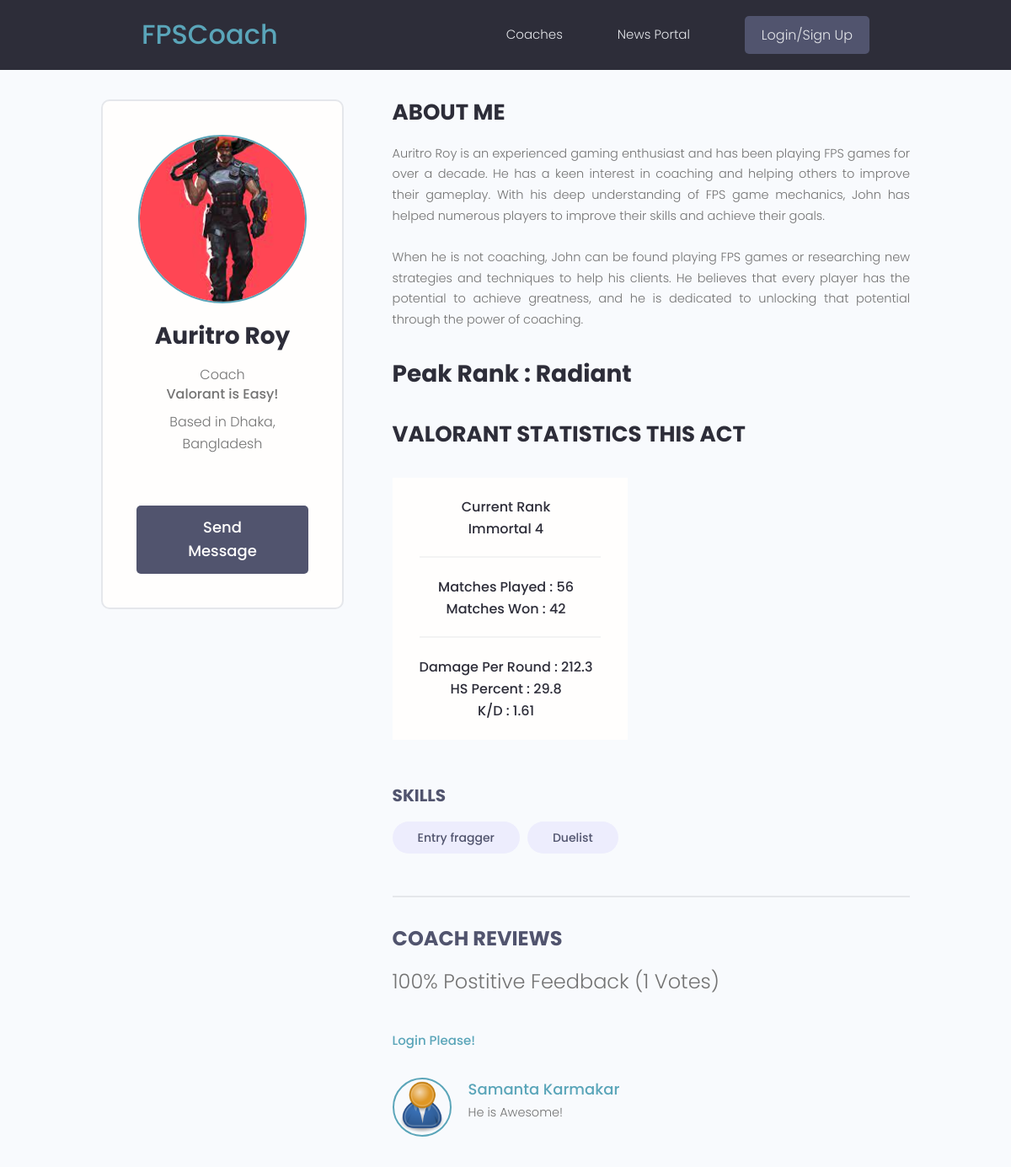
Page /coach/a078dbe4-106e-4b45-8315-91836a86d680 on the committed database.
### users/models.py (models this page shows, shortened)
class Profile(models.Model):
    user = models.OneToOneField(User, on_delete=models.CASCADE, null=True,blank=True)
    name = models.CharField(max_length=200, blank=True, null=True)
    email = models.EmailField(max_length=500, blank=True, null=True)
    username = models.CharField(max_length=200, blank=True, null=True)
    location = models.CharField(max_length=200, blank=True, null=True)
    short_intro = models.CharField(max_length=200,blank=True, null=True)
    bio = models.TextField(blank=True, null=True)
    profile_image = models.ImageField(blank=True, null=True, upload_to = 'profiles/',default='profiles/user-default.png')
    is_coach = models.BooleanField(default=False)
    social_twitter = models.CharField(max_length=200, blank=True, null=True)
    social_instagram = models.CharField(max_length=200, blank=True, null=True)
    social_youtube = models.CharField(max_length=200, blank=True, null=True)
    social_twitch = models.CharField(max_length=200, blank=True, null=True)
    created = models.DateTimeField(auto_now_add=True)
    id = models.UUIDField(default=uuid.uuid4, unique=True,primary_key=True, editable=False)

class ValorantData(models.Model):
    username = models.CharField(max_length=200)
    userID = models.CharField(max_length=4)
    user = models.OneToOneField(Profile,on_delete= models.SET_NULL,null=True,blank=True)
    peak_rank = models.CharField(max_length=20,default='Iron 1')
    rank = models.CharField(max_length=20,default='Iron 1')
    matches_played = models.IntegerField(default=0)
    matches_won = models.IntegerField(default=0)
    k_d = models.CharField(max_length=5,default='0.0')
    hs_percent = models.CharField(max_length=5,default='0.0')
    damage_per_round = models.CharField(max_length=5,default='0.0')

class Skill(models.Model):
    owner = models.ForeignKey(Profile, on_delete=models.CASCADE,null=True,blank=True)
    name = models.CharField(max_length=200, blank=True, null=True)
    created = models.DateTimeField(auto_now_add=True)
    id = models.UUIDField(default=uuid.uuid4, unique=True,primary_key=True, editable=False)

class CoachProfile(models.Model):
    PRICE_CHOICES = [
        (500,'500 Tk'),
        (1000,'1000 Tk'),
        (2000,'2000 Tk'),
    ]
    coach = models.OneToOneField(Profile, on_delete=models.CASCADE, null=True)
    session_price = models.IntegerField(choices=PRICE_CHOICES)
    vote_total = models.IntegerField(default=0)
    vote_ratio = models.IntegerField(default=0)
    experience = models.IntegerField(default=0)
    coached_students = models.IntegerField(default=0)
    id = models.UUIDField(default=uuid.uuid4, unique=True,primary_key=True, editable=False)
    @property
    def reviewers(self):
        queryset = self.review_set.all().values_list('owner__id', flat=True)
        return queryset

class Review(models.Model):
    VOTE_TYPE = (
        ('up','Up Vote'),
        ('down','Down Vote'),
    )
    owner = models.ForeignKey(Profile, on_delete=models.CASCADE, null=True)
    coach = models.ForeignKey(Profile, on_delete=models.CASCADE, null=True, related_name='reviews')
    coachID = models.ForeignKey(CoachProfile, on_delete=models.CASCADE, null=True)
    body = models.TextField(null=True,blank=True)
    value = models.CharField(max_length=200,choices=VOTE_TYPE,null=True,blank=True,default='up')
    created = models.DateTimeField(auto_now_add=True)
    id = models.UUIDField(default=uuid.uuid4, unique=True,primary_key=True, editable=False)
    class Meta:
        unique_together = [['owner','coach']]

### users/views.py (the view, shortened to what this page needs)
# urls.py: path('coach/<str:pk>',views.showcoachProfile,name='coach-profile'),
def showcoachProfile(request,pk):
    profile = Profile.objects.get(id=pk)
    form = ReviewForm()
    try:
        stats = profile.valorantdata
    except:
        stats = None
    skills = profile.skill_set.all()
    reviews = profile.reviews.all()
    context = {'profile':profile,'stats':stats,'skills':skills,'reviews':reviews,'form':form}
    return render(request,'users/user-profile.html',context)

### users/templates/users/user-profile.html (shortened to what this page needs)
{% extends 'main.html' %}
{% block content %}
  <main class="profile my-md">
    <div class="container">
      <div class="layout">
        <div class="column column--1of3">
          <div class="card text-center">
            <div class="card__body dev">
              <img class="avatar avatar--xl" src="{{profile.profile_image.url}}" />
              <h2 class="dev__name">{{profile.name}}</h2>
              {% if profile.is_coach %}
                <p class="dev__location">Coach</p>
              {% endif %}
              <p class="dev__title">{{profile.short_intro}}</p>
              {% if profile.location is not None %}
              <p class="dev__location">Based in {{profile.location}}</p>
              {% endif %}
              {% if request.user.profile.id != profile.id %}
              <a href="{% url 'create-message' profile.id %}" class="btn btn--sub btn--lg">Send Message </a>
              {% endif %}
            </div>
          </div>
        </div>
        <div class="column column--2of3">
          <div class="devInfo">
            <h3 class="devInfo__title">About Me</h3>
            <p class="devInfo__about">
              {{profile.bio|linebreaksbr}}
            </p>
          </div>
          {% if stats is not None %}
            <h3 class="dev__name">Peak Rank : {{stats.peak_rank}}</h3>
            <br>
            <h3 class="devInfo__title">Valorant Statistics This Act</h3>
            <table class="settings__table" style="text-align: center;">
                <tr>
                <td class="settings__tableInfo">
                    <h4>Current Rank</h4>
                    <h4>{{stats.rank}}</h4>
                </td>
                </tr>
                <tr>
                <td class="settings__tableInfo">
                    <h4 >Matches Played  :  {{stats.matches_played}} </h4>
                    <h4>Matches Won : {{stats.matches_won}}</h4>
                </td>
                </tr>
                <tr>
                <td class="settings__tableInfo">
                    <h4>Damage Per Round : {{stats.damage_per_round}}</h4>
                    <h4>HS Percent : {{stats.hs_percent}}</h4>
                    <h4>K/D : {{stats.k_d}}</h4>
                </td>
                </tr>
            </table>
          {% endif %}
          <div class="devInfo">
              <h3 class="devInfo__subtitle">Skills</h3>
              <div class="devInfo__otherSkills">
                {% for skill in skills %}
                <span class="tag tag--pill tag--sub tag--lg">
                  <small>{{skill.name}}</small>
                </span>
                {% endfor %}
              </div>
            </div>
            {% if profile.is_coach %}
              <div class="comments">
                <h3 class="singleProject__subtitle">Coach Reviews</h3>
                <h5 class="project--rating">
                  {{profile.coachprofile.vote_ratio}}% Postitive Feedback ({{profile.coachprofile.vote_total}} Votes)
                </h5>
                {% if request.user.profile.id == profile.id %}
                  <p>You cannot review yourself</p>
                {% elif request.user.profile.id in profile.coachprofile.reviewers %}
                  <p>You have already submitted your review for this coach</p>
                {% else %}
                    <a href="">Login Please!</a>
                {% endif %}
                <div class="commentList">
                  {% for review in reviews %}
                  <div class="comment">
                    <a href="">
                      <img class="avatar avatar--md"
                        src="{{review.owner.profile_image.url}}" alt="user" />
                    </a>
                    <div class="comment__details">
                      <a href="" class="comment__author">{{review.owner.name}}</a>
                      <p class="comment__info">
                        {{review.body}}
                      </p>
                    </div>
                  </div>
                  {% endfor %}
                </div>
              </div>
            {% endif %}
          </div>
        </div>
      </div>
  </main>
{% endblock %}

### static/styles/app.css (style rules this page uses)
:root { --color-sub: #2d2d39; }
.btn--sub { background-color: var(--color-sub-light); }
.card { border: 2px solid var(--color-light); }
img { width: 100%; }
.profile .card > .dev { padding: 4rem; }
.dev__name { color: var(--color-sub); font-size: 2.8rem; font-weight: 700; margin-top: 1rem; margin-bottom: 0.5rem; }
.dev__title { font-size: 1.6rem; font-weight: 500; line-height: 1.3; }
.dev__location { margin-top: 1rem; }
.devInfo { margin-bottom: 3rem; }
.devInfo__title, .devInfo__subtitle { font-size: 2.6rem; color: var(--color-sub); text-transform: uppercase; font-weight: 700; margin-bottom: 1.5rem; }
.devInfo__subtitle { font-size: 2rem; color: var(--color-sub-light); }
.devInfo__about, .devSkill__info { font-size: 1.45rem; line-height: 1.7; text-align: justify; }
.project--rating { margin-bottom: 1.6em; margin-top: .5em; }
.singleProject__subtitle { text-transform: uppercase; font-size: 2.4rem; font-weight: 700; color: var(--color-sub-light); margin-bottom: 1rem; }
.comments { margin-top: 4rem; padding-top: 3rem; border-top: 2px solid var(--color-light); }
.commentList { margin: 3rem 0; }
.comment { display: flex; gap: 2rem; }
.comment__author { font-size: 1.8rem; }
.comment__info { font-size: 1.45rem; }
.settings__table { margin-top: 3rem; margin-bottom: 5rem; padding: 0 3rem; background: var(--color-white); }
.settings__table tr { width: 100%; }
.settings__table tr > td { padding: 2rem 0; }
.settings__table tr:not(:last-child) td { border-bottom: 2px solid var(--color-white-light); }
.settings__tableInfo { width: 100%; }
.settings__tableInfo h4, .settings__tableInfo a { padding-right: 1rem; width: auto; font-size: 1.6rem; font-weight: 500; color: var(--color-sub); }

### static/uikit/styles/modules/_variables.css (style rules this page uses)
:root { --color-main: #5aa5b9; --color-main-light: #e6faff; --color-sub: #3f4156; --color-sub-light: #51546e; --color-sub-lighter: #ededfd; --color-text: #737373; --color-gray: #8b8b8b; --color-light: #e5e7eb; --color-light-gray: #767676; --color-bg: #f8fafd; --color-white: #fffefd; --color-white-light: #f3f3f3; --color-success: #359e64; --color-success-bg: #def8e8; --color-error: #fc4b0b; --color-error-bg: #fff2ee; --font-base: 'Poppins', arial, helvetica, 'Segoe UI', roboto, ubuntu, sans-serif; --font-monospace: 'Fira Code', 'Courier New', courier, monospace; --font-regular: 300; --font-medium: 500; --font-bold: 700; --generic-shadow: 1px 1px 5px #00000010; --generic-transition: all 0.3s ease-in-out; }

### static/uikit/styles/modules/_base.css (style rules this page uses)
* { margin: 0; padding: 0; box-sizing: border-box; text-rendering: optimizeLegibility; color: inherit; font-size: inherit; }
html { font-size: 50%; }
@media only screen and (min-width: 480px) { html { font-size: 56.25%; } }
@media only screen and (min-width: 1200px) { html { font-size: 62.5%; } }
body { line-height: 1.6; font-weight: 400; font-size: 1.5rem; color: var(--color-text); background-color: var(--color-bg); min-height: 100vh; }

### static/uikit/styles/modules/_typography.css (style rules this page uses)
* { font-family: var(--font-base); }
h2 { font-size: 3.6rem; font-weight: var(--font-bold); }
h3 { font-size: 3.2rem; font-weight: var(--font-medium); }
h4 { font-size: 2.8rem; font-weight: var(--font-medium); }
h5 { font-size: 2.4rem; font-weight: var(--font-medium); }
h5, h6 { font-weight: var(--font-regular); }
p, span, strong { font-size: 1.6rem; color: var(--color-text); font-weight: var(--font-regular); }
a { padding-bottom: 2px; text-decoration: none; display: inline-block; color: var(--color-main); font-weight: var(--font-medium); }

### static/uikit/styles/modules/_utilities.css (style rules this page uses)
.container { width: 92%; max-width: 165rem; margin: 0 auto; box-sizing: border-box; }
@media screen and (min-width: 1000px) { .container { width: 90%; } }
@media screen and (min-width: 1200px) { .container { width: 80%; } }
.text-center { text-align: center; }
.my-md { margin: 3rem auto; }

### static/uikit/styles/modules/_avatar.css (style rules this page uses)
.avatar { border-radius: 50%; border: 2px solid var(--color-main); object-fit: cover; }
.avatar--xl { height: 20rem; width: 20rem; }
.avatar--md { height: 7rem; width: 7rem; }

### static/uikit/styles/modules/_card.css (style rules this page uses)
.card { border-radius: 1rem; background-color: var(--color-white); border: 1.5px solid var(--color-light); width: auto; height: auto; margin-top: 0.5rem; margin-bottom: 0.5rem; overflow: hidden; }
.card__body, .card__header { padding: 2rem 2.5rem; }

### static/uikit/styles/modules/_layout.css (style rules this page uses)
.layout { display: flex; flex-flow: row wrap; justify-content: space-between; }
.layout > .column { margin-bottom: 3rem; }
.layout > .column.column--1of3 { flex-basis: 30%; }
.layout > .column.column--2of3 { flex-basis: 64%; }

### rows in the picture
Profile: profile_image (picture), name "Auritro Roy", short_intro "Valorant is Easy!", location "Dhaka, Bangladesh", bio "Auritro Roy is an experienced gaming enthusiast and has been playing FPS games for over a decade. He has a keen interest in coaching and helping others to improve their gameplay. With his deep understanding of FPS game mechanics, John has helped numerous players to improve their skills and achieve their goals. When he is not coaching, John can be found playing FPS games or researching new strategies and techniques to help his clients. He believes that every player has the potential to achieve greatness, and he is dedicated to unlocking that potential through the power of coaching.", coachprofile.vote_ratio "100", coachprofile.vote_total "1"
ValorantData: peak_rank "Radiant", rank "Immortal 4", matches_played "56", matches_won "42", damage_per_round "212.3", hs_percent "29.8", k_d "1.61"
Skill: name "Entry fragger"
Skill: name "Duelist"
Review: owner.profile_image (placeholder picture), owner.name "Samanta Karmakar", body "He is Awesome!"
